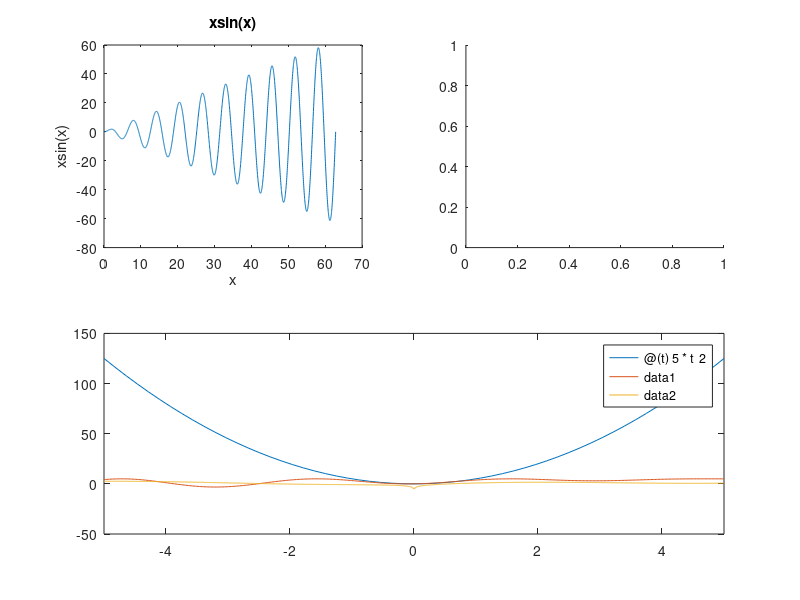

Reproduce this figure in MATLAB. (Note: this script raises an error after producing the figure.)
%% Question 1
x = 0:0.1*pi:2*pi;
y = sin(x);
plot(x,y)
title('sine function')
xlabel('x')
ylabel('sin(x)')

%% Question 2
x = 0:0.1*pi:2*pi;
y1 = sin(x);
y2 = cos(x);
plot(x,y1);
hold on
plot(x,y2);
title('Sine & Cosine')
legend('sine','cosine');
xlabel('x');
axis([-1 2*pi+1 -1.5 1.5]);

%% Question 3
close all
subplot(2,1,1);
x = -1.5:0.1:1.5;
y = tan(x);
plot(x,y);
title('Subplot 1: y = tan(x)');
xlabel('x');
ylabel('tan(x)');

subplot(2,1,2);
y = sinh(x);
plot(x,y);
title("Subplot 2: y = sinh(x)");
xlabel('x');
ylabel('sinh(x)');

%% Question 4
close all
fplot(@(t) 5*t^2)
hold on
fplot(@(t) 5*((sin(t))^2) + t*(cos(t)^2))
fplot(@(t) sin(t) + log(t))

%% Question 5
close all
subplot(2,2,1);
x = 0:pi/100:20*pi;
y = x.*sin(x);
z = x.*cos(x);
plot(x,y)
title('xsin(x)');
xlabel('x')
ylabel('xsin(x)');

subplot(2,2,2);
polarplot(x,y)

subplot(2,2,3);
plot3(x,y,z)
title('3D plot')
xlabel('x');
ylabel('xsin(x)');
zlabel('xcos(x)');

subplot(2,2,4);
contour(z);

%% Question 6
close all
x = -5:0.5:5;
y = -5:0.5:5;
[X,Y] = meshgrid(x,y);
Z = sin((X.^2 + y.^2).^0.5);

subplot(3,1,1);
mesh(X,Y,Z);

subplot(3,1,2);
surf(Z);

subplot(3,1,3);
surf(X,Y,Z);

%% Question 7
close all
G = [68, 83, 61, 70, 75, 82, 57, 5, 76, 85, 62, 71, 96, 78, 76, 68, 72, 75, 83, 93];
GS = sort(G);

subplot(2,1,1);
bar(GS)

subplot(2,1,2);
histogram(GS)

%% Question 8
close all
clearvars
x = linspace(1,5);
y = linspace(1,5);
[X,Y] = meshgrid(x,y);

subplot(2,2,1)
Z = (X .* exp(X)) / (2*Y);
mesh(X,Y,Z)

subplot(2,2,2)
Z = log(X.^2 + Y.^2);
mesh(X,Y,Z)

subplot(2,2,3)
P = 1;
Z = 2 * (Y.^P) / (X.^2 + Y .^ 2);
mesh(X,Y,Z);